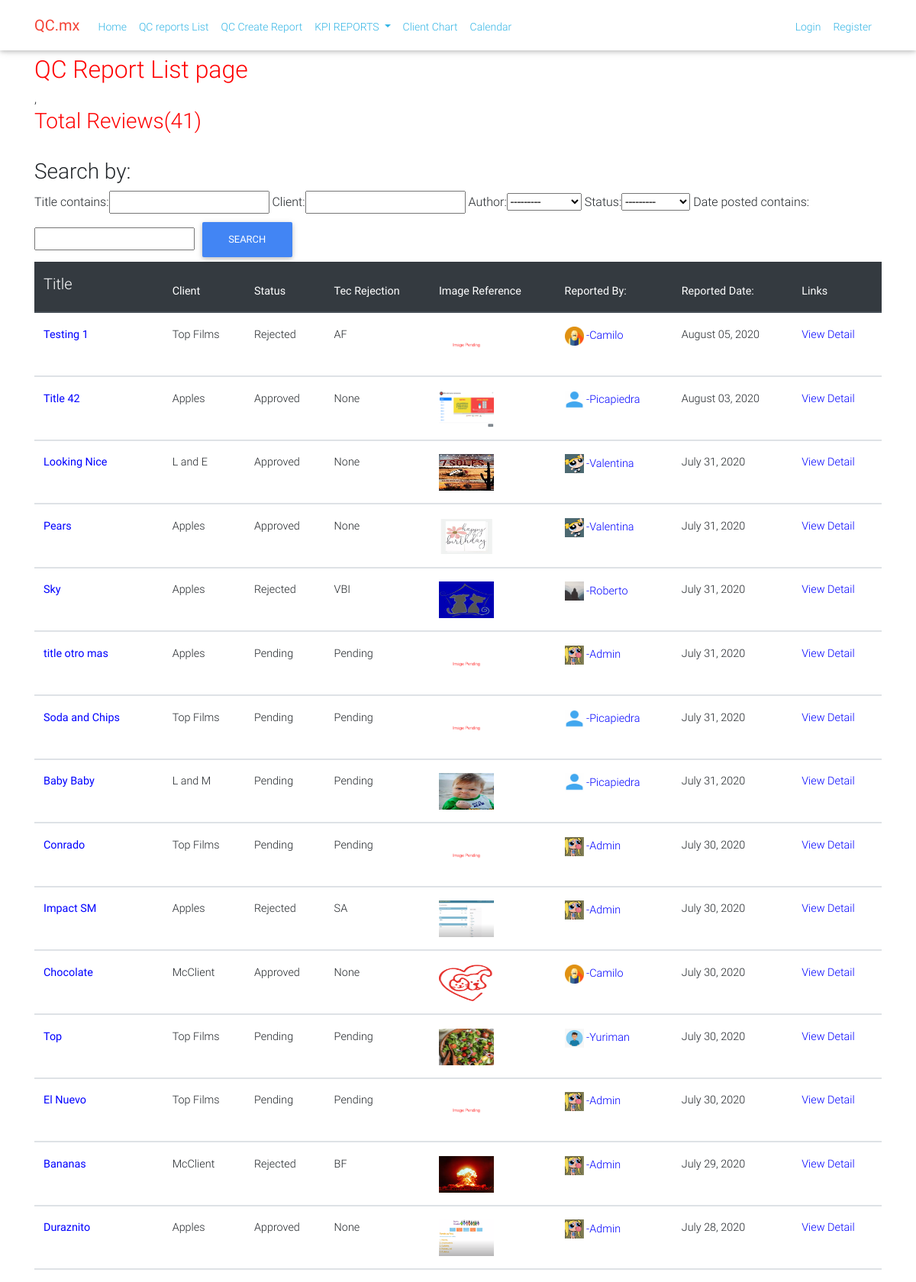
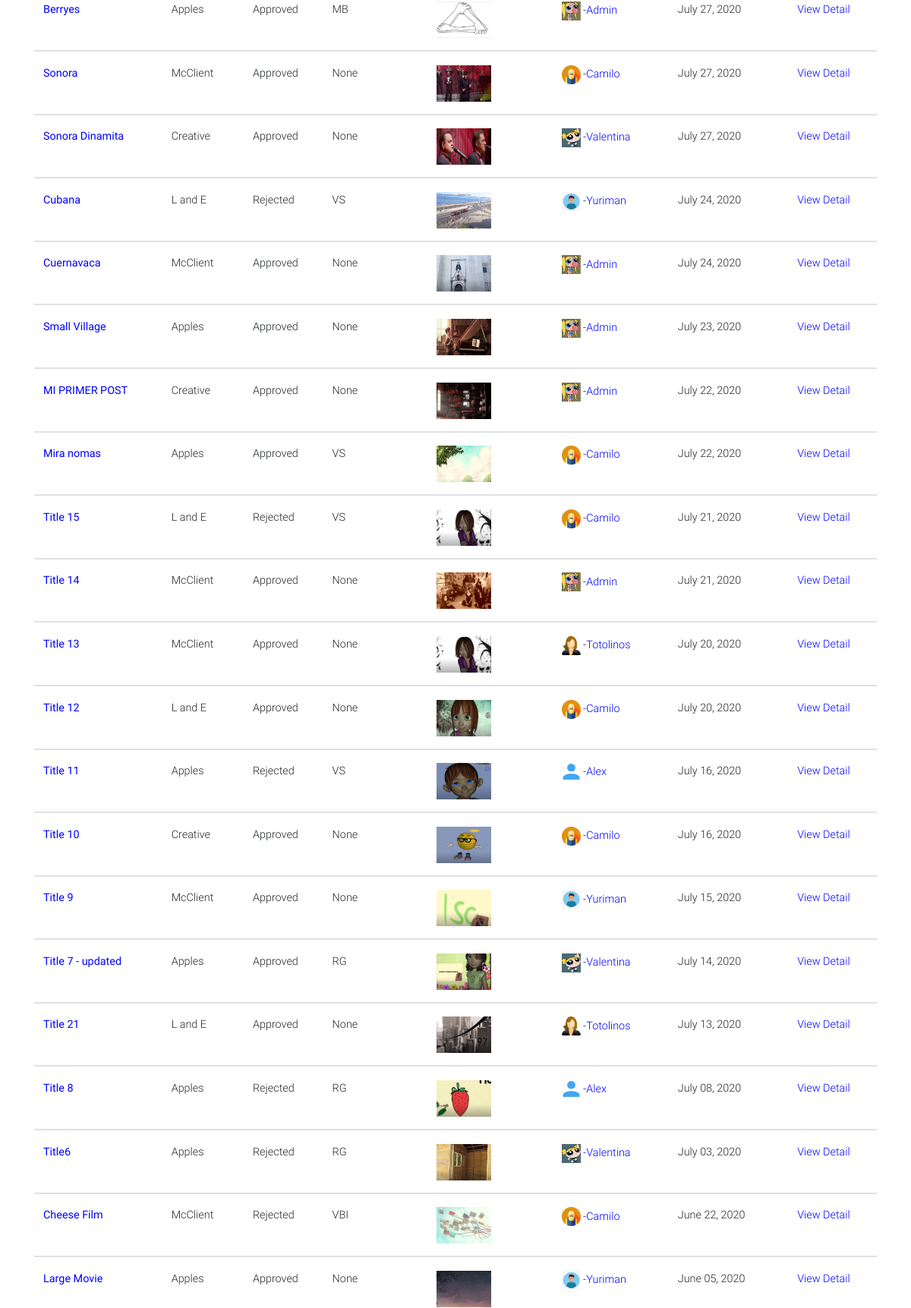
Screenshot of /qcreport/ (upper part) with the database file from the repository (2 pictures, top to bottom).
### qcrep/models.py (models this page shows, shortened)
class Qcreport(models.Model):
    Result = (
        ('Approved', 'Approved'),
        ('Rejected', 'Rejected'),
        ('Pending', 'Pending'),
    )
    Fps = (
        ('Pending', 'Pending'),
        ('23.98P', '23.98 Progressive'),
        ('23.98I', '23.98 Interlaced'),
        ('29.97P', '29.97 Progressive'),
        ('29.97I', '29.97 Interlaced'),
        ('25P', '25 Progressive'),
        ('25I', '25 Interlaced'),
        ('24P', '24 Progressive'),
        ('59.94I', '59.94I'),
    )
    Reject = (
        ('Pending', 'Pending'),
        ('MB', 'Macroblocks'),
        ('IF', 'Inverted Fields'),
        ('BF', 'Blended Fields'),
        ('BM', 'Broken Media'),
        ('VBI', 'VBI Line'),
        ('Sync', 'Out of sync'),
        ('RG', 'Red or Green Frames'),
        ('FF', 'Frezzed Frames'),
        ('RF', 'Repeated Frames'),
        ('AF', 'Artifacts'),
        ('SA', 'Saturated Audio'),
        ('WAM', 'Audio does not belong to media'),
        ('AN', 'Audio Noise'),
        ('Drop', 'Audio/Video Drop Out'),
        ('BR', 'Low Bit Rate'),
        ('VS', 'Video out or range or Standards'),
        ('None', 'None'),
    )
    MissElements = (
        ('MovieTitle', 'Movie Title'),
        ('Initial Credits', 'Initial Credits'),
        ('Final Roller', 'Final Roller'),
        ('Ep Num', 'Episode Number'),
        ('None', 'None'),
        ('Pending', 'Pending'),
    )
    title = models.CharField(max_length=100)
    client = models.CharField(max_length=100)
    filename = models.CharField(max_length=100)
    status = models.CharField(max_length=100, default='Pending', choices = Result)
    aspect = models.CharField(max_length=100, default='Pending')
    codec = models.CharField(max_length=100, default='Pending')
    bit = models.CharField(max_length=100, default='Pending')
    resolution = models.CharField(max_length=100, default='Pending')
    date_posted = models.DateTimeField(default=timezone.now)
    qc_duedate = models.DateTimeField(default=timezone.now, blank=True)
    conmments = models.TextField(default='Pending')
    author = models.ForeignKey(User, default='None', on_delete=models.CASCADE)
    image = models.ImageField(default='image_penging.png', upload_to='qcreports_pics')
    framesPerSecond = models.CharField(max_length=100, default='Pending', choices = Fps)
    tecreject = models.CharField(max_length=100, default='Pending', choices = Reject)
    missing_elements = models.CharField(max_length=100, default='Pending', choices = MissElements)

### users/models.py (models this page shows, shortened)
class Profile(models.Model):
    user = models.OneToOneField(User, on_delete=models.CASCADE)
    image = models.ImageField(default='default.png', upload_to='profile_pics')

### qcrep/views.py (the view)
# urls.py: path('qcreport/', QcreportListView.as_view(), name='qcrep-qcreport_list'),
class QcreportListView(ListView):
    model = Qcreport
    template_name = 'qcrep/qcreport_list.html'
    context_object_name = 'qcreports'
    ordering = ['-date_posted']
    paginate_by = 6
    def get_context_data(self, **kwargs):
        context = super().get_context_data(**kwargs)
        context['filter'] = QcFilter(self.request.GET, queryset=self.get_queryset())
        return context

### qcrep/templates/qcrep/qcreport_list.html (shortened to what this page needs)
{% extends "qcrep/base.html" %}
{% load bootstrap %}
{% block content %}
<br><br><br>
<div class="container">
    <h2 style="color: red">QC Report List page</h2>, <h3 style="color: red">Total Reviews({{ page_obj.paginator.count }})</h3><br>
<h3>Search by:</h3>
    <form method="GET">
            {{ filter.form }}
            <button class="btn btn-primary" type="submit">Search</button>
        </form>
    <table class="table">
        <thead class="thead-dark">
            <tr>
                <th scope="col"><h5>Title</h5></th>
                <th scope="col">Client</th>
                <th scope="col">Status</th>
                <th scope="col">Tec Rejection</th>
                <th scope="col">Image Reference</th>
                <th scope="col">Reported By:</th>
                <th scope="col">Reported Date:</th>
                <th scope="col">Links</th>
            </tr>
        </thead>
        {% for qcreport in filter.qs %}
        <tbody>
            <tr>
                <th scope="row"><a style='color: blue' href="/qcreport/{{qcreport.id }}">{{ qcreport.title }}</a></th>
                <td>{{ qcreport.client }}</td>
                <td>{{ qcreport.status }}</td>
                <td>{{ qcreport.tecreject }}</td>
                <td><img class="circle" width="72px" height="48px" src="/static/{{ qcreport.image.url }}"> </td>
                <td><a style='color: blue' href="/user_qc_list/{{ qcreport.author }}"><img class="circle" width="25px" height="25px" src="/static/{{ qcreport.author.profile.image.url }}"> -{{ qcreport.author }}  </a></td>
                <td>{{ qcreport.date_posted|date:"F d, Y" }}</td>
                <td><a style='color: blue' href="/qcreport/{{qcreport.id }}">View Detail</a></td>
            </tr>
        </tbody>
        {% endfor %}
    </table>
<br>
{% endblock content %}

### static/styles.css (style rules this page uses)
a { color: #33b5e5; }

### rows the page displays
Qcreport: title "Testing 1", client "Top Films", status "Rejected", tecreject "AF", image (picture), author.profile.image (picture), author "Camilo", date_posted "August 05, 2020"
Qcreport: title "Title 42", client "Apples", status "Approved", tecreject "None", image (picture), author.profile.image (placeholder picture), author "Picapiedra", date_posted "August 03, 2020"
Qcreport: title "Looking Nice", client "L and E", status "Approved", tecreject "None", image (picture), author.profile.image (picture), author "Valentina", date_posted "July 31, 2020"
Qcreport: title "Pears", client "Apples", status "Approved", tecreject "None", image (picture), author.profile.image (picture), author "Valentina", date_posted "July 31, 2020"
Qcreport: title "Sky", client "Apples", status "Rejected", tecreject "VBI", image (picture), author.profile.image (placeholder picture), author "Roberto", date_posted "July 31, 2020"
Qcreport: title "title otro mas", client "Apples", status "Pending", tecreject "Pending", image (picture), author.profile.image (picture), author "Admin", date_posted "July 31, 2020"
Qcreport: title "Soda and Chips", client "Top Films", status "Pending", tecreject "Pending", image (picture), author.profile.image (placeholder picture), author "Picapiedra", date_posted "July 31, 2020"
Qcreport: title "Baby Baby", client "L and M", status "Pending", tecreject "Pending", image (picture), author.profile.image (placeholder picture), author "Picapiedra", date_posted "July 31, 2020"
Qcreport: title "Conrado", client "Top Films", status "Pending", tecreject "Pending", image (picture), author.profile.image (picture), author "Admin", date_posted "July 30, 2020"
Qcreport: title "Impact SM", client "Apples", status "Rejected", tecreject "SA", image (picture), author.profile.image (picture), author "Admin", date_posted "July 30, 2020"
Qcreport: title "Chocolate", client "McClient", status "Approved", tecreject "None", image (picture), author.profile.image (picture), author "Camilo", date_posted "July 30, 2020"
Qcreport: title "Top", client "Top Films", status "Pending", tecreject "Pending", image (picture), author.profile.image (picture), author "Yuriman", date_posted "July 30, 2020"
Qcreport: title "El Nuevo", client "Top Films", status "Pending", tecreject "Pending", image (picture), author.profile.image (picture), author "Admin", date_posted "July 30, 2020"
Qcreport: title "Bananas", client "McClient", status "Rejected", tecreject "BF", image (picture), author.profile.image (picture), author "Admin", date_posted "July 29, 2020"
Qcreport: title "Duraznito", client "Apples", status "Approved", tecreject "None", image (picture), author.profile.image (picture), author "Admin", date_posted "July 28, 2020"
Qcreport: title "Berryes", client "Apples", status "Approved", tecreject "MB", image (picture), author.profile.image (picture), author "Admin", date_posted "July 27, 2020"
Qcreport: title "Sonora", client "McClient", status "Approved", tecreject "None", image (picture), author.profile.image (picture), author "Camilo", date_posted "July 27, 2020"
Qcreport: title "Sonora Dinamita", client "Creative", status "Approved", tecreject "None", image (picture), author.profile.image (picture), author "Valentina", date_posted "July 27, 2020"
Qcreport: title "Cubana", client "L and E", status "Rejected", tecreject "VS", image (picture), author.profile.image (picture), author "Yuriman", date_posted "July 24, 2020"
Qcreport: title "Cuernavaca", client "McClient", status "Approved", tecreject "None", image (picture), author.profile.image (picture), author "Admin", date_posted "July 24, 2020"
Qcreport: title "Small Village", client "Apples", status "Approved", tecreject "None", image (picture), author.profile.image (picture), author "Admin", date_posted "July 23, 2020"
Qcreport: title "MI PRIMER POST", client "Creative", status "Approved", tecreject "None", image (picture), author.profile.image (picture), author "Admin", date_posted "July 22, 2020"
Qcreport: title "Mira nomas", client "Apples", status "Approved", tecreject "VS", image (picture), author.profile.image (picture), author "Camilo", date_posted "July 22, 2020"
Qcreport: title "Title 15", client "L and E", status "Rejected", tecreject "VS", image (picture), author.profile.image (picture), author "Camilo", date_posted "July 21, 2020"
Qcreport: title "Title 14", client "McClient", status "Approved", tecreject "None", image (picture), author.profile.image (picture), author "Admin", date_posted "July 21, 2020"
Qcreport: title "Title 13", client "McClient", status "Approved", tecreject "None", image (picture), author.profile.image (picture), author "Totolinos", date_posted "July 20, 2020"
Qcreport: title "Title 12", client "L and E", status "Approved", tecreject "None", image (picture), author.profile.image (picture), author "Camilo", date_posted "July 20, 2020"
Qcreport: title "Title 11", client "Apples", status "Rejected", tecreject "VS", image (picture), author.profile.image (placeholder picture), author "Alex", date_posted "July 16, 2020"
Qcreport: title "Title 10", client "Creative", status "Approved", tecreject "None", image (picture), author.profile.image (picture), author "Camilo", date_posted "July 16, 2020"
Qcreport: title "Title 9", client "McClient", status "Approved", tecreject "None", image (picture), author.profile.image (picture), author "Yuriman", date_posted "July 15, 2020"
Qcreport: title "Title 7 - updated", client "Apples", status "Approved", tecreject "RG", image (picture), author.profile.image (picture), author "Valentina", date_posted "July 14, 2020"
Qcreport: title "Title 21", client "L and E", status "Approved", tecreject "None", image (picture), author.profile.image (picture), author "Totolinos", date_posted "July 13, 2020"
Qcreport: title "Title 8", client "Apples", status "Rejected", tecreject "RG", image (picture), author.profile.image (placeholder picture), author "Alex", date_posted "July 08, 2020"
Qcreport: title "Title6", client "Apples", status "Rejected", tecreject "RG", image (picture), author.profile.image (picture), author "Valentina", date_posted "July 03, 2020"
Qcreport: title "Cheese Film", client "McClient", status "Rejected", tecreject "VBI", image (picture), author.profile.image (picture), author "Camilo", date_posted "June 22, 2020"
Qcreport: title "Large Movie", client "Apples", status "Approved", tecreject "None", image (picture), author.profile.image (picture), author "Yuriman", date_posted "June 05, 2020"

### other values shown
{{ page_obj.paginator.count }} "41"
